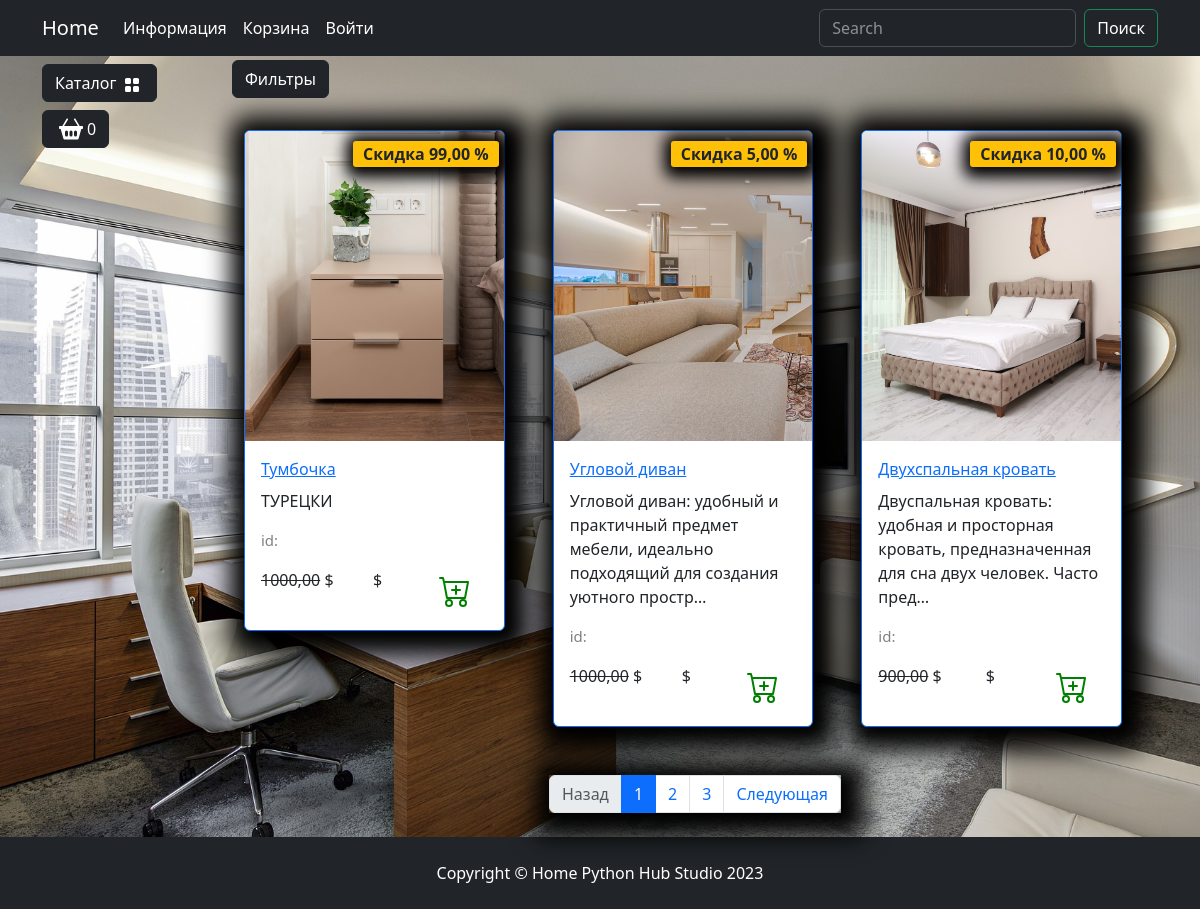
Page /catalog/ on the committed database.
### goods/models.py (models this page shows, shortened)
class Products(models.Model):
    name = models.CharField(max_length=150, unique=True, verbose_name="Название")
    slug = models.SlugField(max_length=200, unique=True, blank=True, null=True, verbose_name='URL')
    description = models.TextField(blank=True, null=True, verbose_name='Описание')
    image = models.ImageField(upload_to='goods_images', blank=True, null=True, verbose_name="Изображение")
    price = models.DecimalField(default=0.00, max_digits=7, decimal_places=2, verbose_name='Цена')
    discount = models.DecimalField(default=0.00, max_digits=4, decimal_places=2, verbose_name='Скидка в %')
    quantity = models.PositiveIntegerField(default=0, verbose_name='Количество')
    category = models.ForeignKey(Categories, on_delete=models.CASCADE, verbose_name="Категория")
    class Meta:
        db_table = 'goods_product'  # Измените имя таблицы
        verbose_name = 'Товар'
        verbose_name_plural = 'Товары'

### goods/views.py (the view)
# urls.py: path('', views.catalog, name='index'),
def catalog(request, category_slug=None):
    page = request.GET.get('page', 1)
    on_sale = request.GET.get('on_sale', None)
    order_by = request.GET.get('order_by', None)
    query = request.GET.get('q', None)
    goods = Products.objects.all()
    if category_slug and category_slug != "all":
        goods = goods.filter(category__slug=category_slug)
    if query:
        goods = q_search(query)  # Убедитесь, что q_search работает правильно
    if on_sale:
        goods = goods.filter(discount__gt=0)
    if order_by and order_by != "default":
        goods = goods.order_by(order_by)
    paginator = Paginator(goods, 3)  # 3 товара на страницу
    current_page = paginator.get_page(page)
    categories = Categories.objects.all()
    context = {
        "title": "Каталог",
        "goods": current_page,
        "slug_url": category_slug,
        "categories": categories,
    }
    return render(request, 'goods/catalog.html', context)

### goods/templatetags/goods_tags.py (called while the page is built)
@register.simple_tag()
def get_categories():
    return Categories.objects.all()

@register.simple_tag(takes_context=True)
def change_params(context, **kwargs):
    query = context['request'].GET.dict()
    query.update(kwargs)
    return urlencode(query)

### goods/templates/goods/catalog.html (shortened to what this page needs)
{% extends "base.html" %}
{% load static %}
{% load goods_tags %}
{% block content %}
<div class="row">
    <div class="dropdown mb-2">
        <button class="btn btn-secondary dropdown-toggle btn-dark" type="button" data-bs-toggle="dropdown" aria-expanded="false">
            Фильтры
        </button>
    </div>
    <div class="row">
        {% if goods %}
            {% for product in goods %}
            <div class="col-lg-4 col-md-6 p-4">
                <div class="card border-primary rounded custom-shadow">
                    {% if product.image %}
                        <img src="{{ product.image.url }}" class="card-img-top" alt="{{ product.name }}">
                    {% else %}
                        <img src="{% static 'deps/images/Not found image.png' %}" class="card-img-top" alt="Изображение не найдено">
                    {% endif %}
                    <div class="card-body">
                        <a href="{% url 'goods:product' product.slug %}">
                            <p class="card-title">{{ product.name }}</p>
                        </a>
                        <p class="card-text">{{ product.description|truncatechars:100 }}</p>
                        <p class="product_id">id: {{ product.display_id }}</p>
                        <div class="d-flex justify-content-between">
                            {% if product.discount %}
                                <p><s>{{ product.price }}</s> $</p>
                                <p><strong>{{ product.sell_price }}</strong> $</p>
                                <span class="badge bg-warning text-dark">Скидка {{ product.discount }} %</span>
                            {% else %}
                                <p><strong>{{ product.price }} $</strong></p>
                            {% endif %}
                            <form action="{% url 'myapp:cart_add' product.id %}" method="post">
                                <button type="submit" class="btn add-to-cart">
                                    <img class="mx-1" src="{% static 'deps/icons/cart-plus.svg' %}" alt="Добавить в корзину" width="32" height="32">
                                </button>
                            </form>
                        </div>
                    </div>
                </div>
            </div>
            {% endfor %}
        {% else %}
            <p class="text-white">Товары не найдены.</p>
        {% endif %}
    </div>
    <nav aria-label="Page navigation example">
        <ul class="pagination justify-content-center my-4">
            <div class="custom-shadow d-flex">
                <li class="page-item {% if not goods.has_previous %}disabled{% endif %}">
                    <a class="page-link" href="{% if goods.has_previous %}?{% change_params page=goods.previous_page_number %}{% else %}#{% endif %}">Назад</a>
                </li>
                {% for page in goods.paginator.page_range %}
                    {% if page >= goods.number|add:-2 and page <= goods.number|add:2 %}
                        <li class="page-item {% if goods.number == page %}active{% endif %}">
                            <a class="page-link" href="?{% change_params page=page %}">{{ page }}</a>
                        </li>
                    {% endif %}
                {% endfor %}
                <li class="page-item {% if not goods.has_next %}disabled{% endif %}">
                    <a class="page-link" href="{% if goods.has_next %}?{% change_params page=goods.next_page_number %}{% else %}#{% endif %}">Следующая</a>
                </li>
            </div>
        </ul>
    </nav>
{% endblock %}
{% block footer %}
<footer class="py-4 bg-dark">
    <div class="container">
        <p class="m-0 text-center text-white">Copyright &copy; Home Python Hub Studio 2023</p>
    </div>
</footer>
{% endblock %}

### templates/base.html (shortened to what this page needs)
{% load static %}
{% load goods_tags %}
<!DOCTYPE html>
<html lang="en">
<head>
    <link rel="stylesheet" href="{% static 'deps/css/bootstrap/bootstrap.min.css' %}">
    <link rel="stylesheet" href="{% static 'deps/css/my_css.css' %}">
</head>
<body>
    <header>
        <nav class="navbar navbar-expand-lg bg-dark" data-bs-theme="dark">
            <div class="container">
                <a class="navbar-brand" href="{% url 'myapp:index' %}">Home</a>
                <div class="collapse navbar-collapse" id="navbarSupportedContent">
                    <ul class="navbar-nav me-auto mb-2 mb-lg-0">
                        <li class="nav-item dropdown">
                            <a class="nav-link dropdown-toggle text-white" href="#" role="button"
                                data-bs-toggle="dropdown" aria-expanded="false">
                                Информация
                            </a>
                        </li>
                        <li class="nav-item">
                            <a class="nav-link  text-white" href="">Корзина</a>
                        </li>
                        {% if not user.is_authenticated%}
                        <li class="nav-item">
                            <a class="nav-link text-white" href="{% url 'users:login' %}">Войти</a>
                        </li>
                        {% endif %}
                    </ul>
                    <form class="d-flex" role="search" action="{% url 'catalog:search' %}" method='get'>
                        <input class="form-control me-2" type="search" name="q" placeholder="Search" aria-label="Search">
                        <button class="btn btn-outline-success text-white" type="submit">Поиск</button>
                    </form>
                </div>
            </div>
        </nav>
    </header>
    <section>
        <div class="container">
            <div class="row mt-1 position-fixed z-3">
                <div class="dropdown mb-2">
                    <button class="btn btn-secondary dropdown-toggle btn-dark" type="button" data-bs-toggle="dropdown"
                        aria-expanded="false">
                        Каталог
                        <img class="mx-1" src="{% static 'deps/icons/grid-fill.svg' %}" alt="Catalog Icon" width="16">
                    </button>
                        {% get_categories as categories %}
                </div>
                <div>
                    <button type="button" class="btn btn-dark btn-secondary d-flex" id="modalButton"
                        aria-expanded="false">
                      <img class="mx-1" src="{% static 'deps/icons/basket2-fill.svg' %}" alt="Catalog Icon" width="24">
                        <span id="goods-in-cart-count">0</span>
                    </button>
                </div>
            </div>
        </div>
        <div class="container">
            <div class="row mt-1">
                <div class="col-lg-2">
                </div>
                <div class="col-lg-10">
                    {% block content %}
                    {% endblock %}
                </div>
            </div>
        </div>
    </section>
    {% block footer%}{% endblock %}
</body>
</html>

### templates/includes/notifications.html (shortened to what this page needs)
{% load static %}

### static/deps/css/my_css.css (style rules this page uses)
body { background-image: url("../images/bg-image.jpg"); background-repeat: no-repeat; background-attachment: fixed; background-position: center center; background-size: cover; height: 100%; }
.dropdown-toggle::after { content: none; }
.custom-shadow { box-shadow: 5px 5px 25px 19px #000000; }
.product_id { color: gray; font-size: 15px; }
.badge.bg-warning.text-dark { position: absolute; top: 10px; right: 5px; z-index: 1; padding: 5px 10px; border-radius: 3px; font-size: 1rem; box-shadow: 2px 2px 15px 9px #000000; }

### rows in the picture
Products: image (picture), name "Тумбочка", description "ТУРЕЦКИ", price "1000,00", discount "99,00"
Products: image (picture), name "Угловой диван", description "Угловой диван: удобный и практичный предмет мебели, идеально подходящий для создания уютного простр…", price "1000,00", discount "5,00"
Products: image (picture), name "Двухспальная кровать", description "Двуспальная кровать: удобная и просторная кровать, предназначенная для сна двух человек. Часто пред…", price "900,00", discount "10,00"

### other values in the picture
{{ page }} "1" "2" "3"
